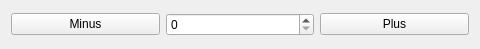
<?xml version="1.0" encoding="UTF-8"?>
<ui version="4.0">
 <class>Widget</class>
 <widget class="QWidget" name="Widget">
  <property name="geometry">
   <rect>
    <x>0</x>
    <y>0</y>
    <width>480</width>
    <height>49</height>
   </rect>
  </property>
  <property name="windowTitle">
   <string>Form</string>
  </property>
  <layout class="QHBoxLayout" name="horizontalLayout">
   <item>
    <widget class="QPushButton" name="minus_button">
     <property name="text">
      <string>Minus</string>
     </property>
     <property name="icon">
      <iconset resource="resources.qrc">
       <normaloff>:/images/minus.png</normaloff>:/images/minus.png</iconset>
     </property>
    </widget>
   </item>
   <item>
    <widget class="QSpinBox" name="spin_box"/>
   </item>
   <item>
    <widget class="QPushButton" name="plus_button">
     <property name="text">
      <string>Plus</string>
     </property>
     <property name="icon">
      <iconset resource="resources.qrc">
       <normaloff>:/images/plus.png</normaloff>:/images/plus.png</iconset>
     </property>
    </widget>
   </item>
  </layout>
 </widget>
 <resources>
  <include location="resources.qrc"/>
 </resources>
 <connections/>
</ui>
